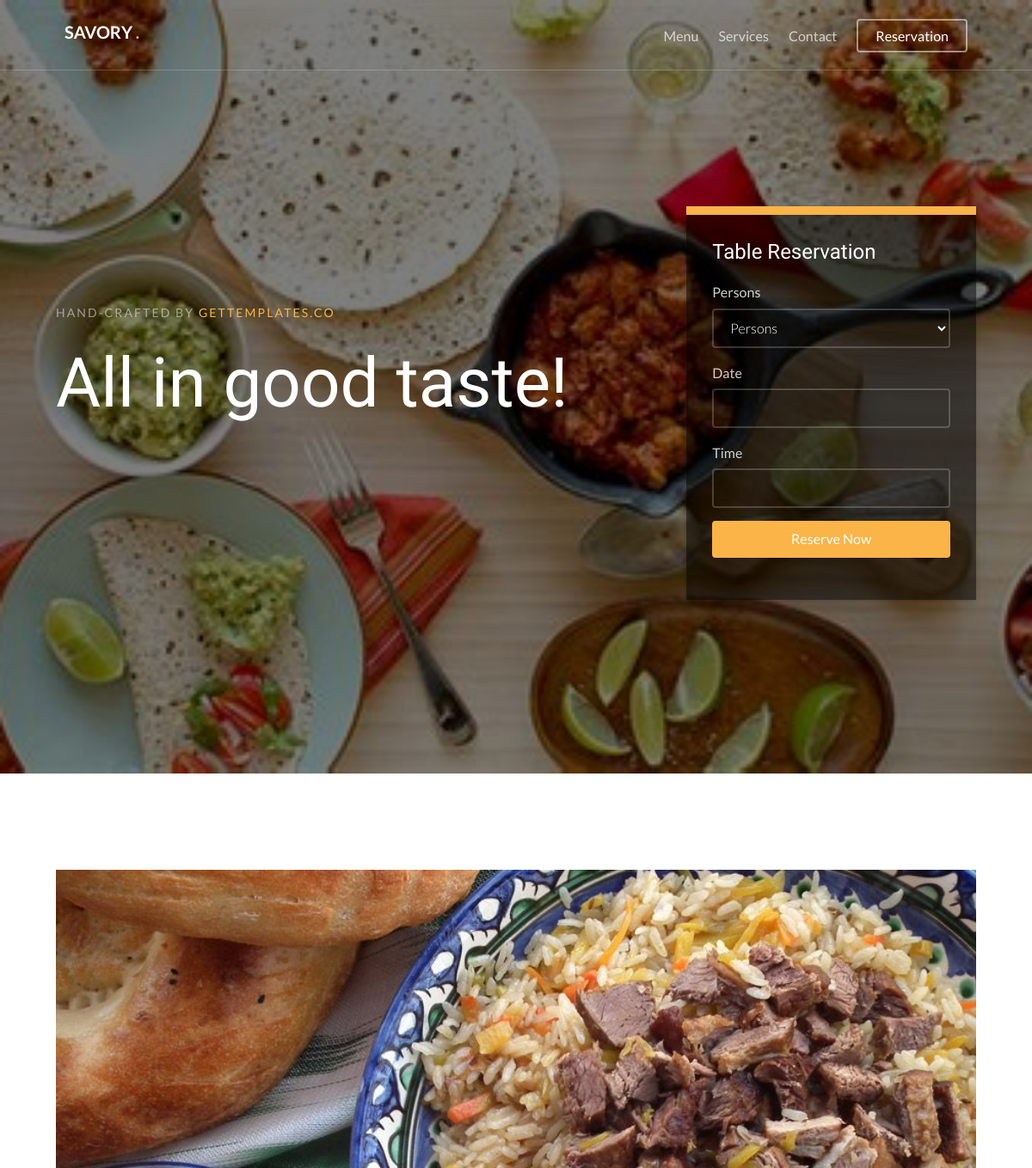
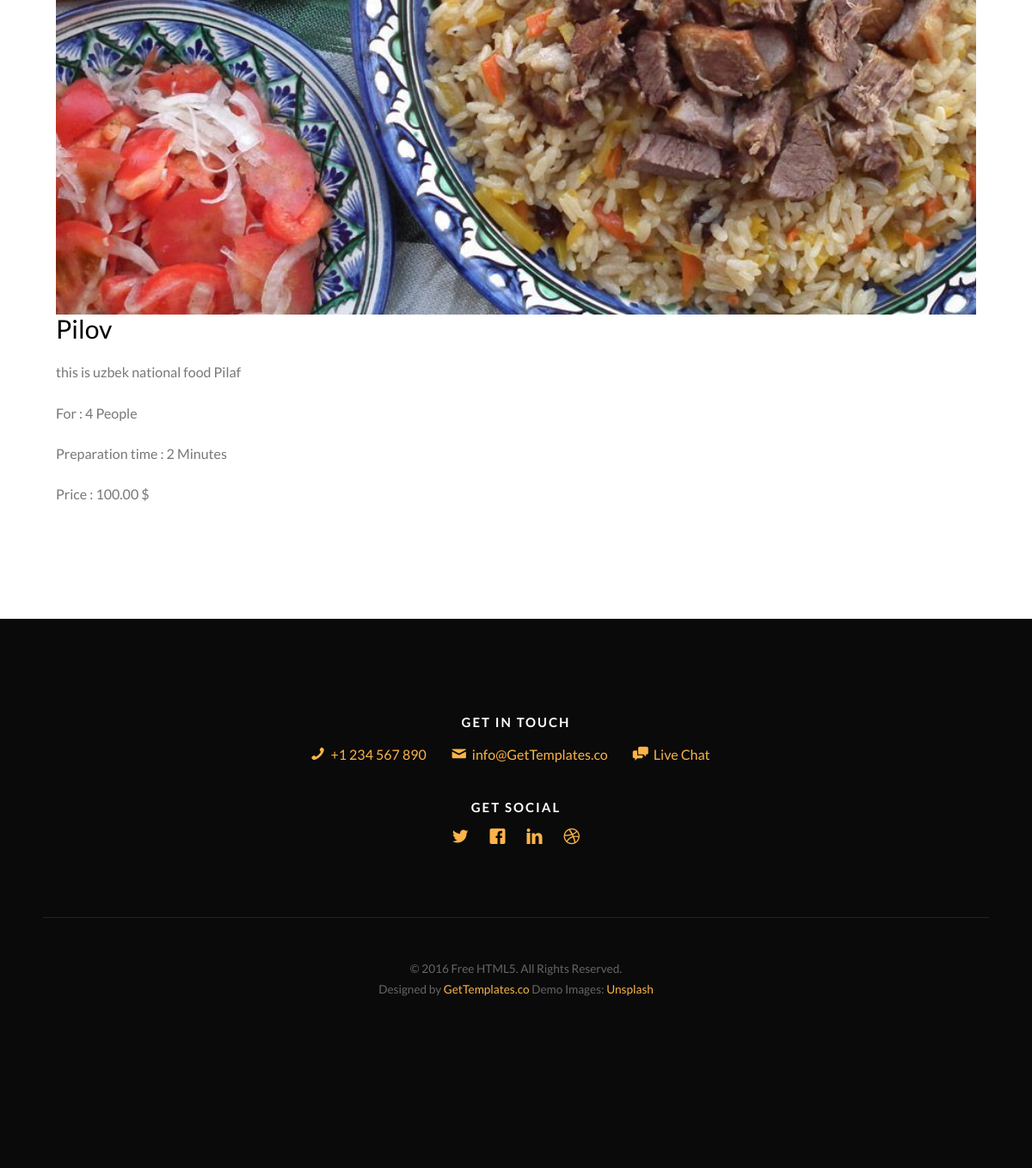
Screenshot of /meals/pilov with the database file from the repository (2 pictures, top to bottom).
### meals/models.py (models this page shows, shortened)
class Meals(models.Model):
    name = models.CharField(max_length=50)
    description = models.TextField(max_length=500)
    category = models.ForeignKey('Category', on_delete=models.SET_NULL, null=True)
    people = models.IntegerField()
    price = models.DecimalField(max_digits=5, decimal_places=2)
    preparation_time = models.IntegerField()
    image = models.ImageField(upload_to='meals/')
    slug = models.SlugField(blank=True, null=True)
    class Meta:
        verbose_name = 'meal'
        verbose_name_plural = 'meals'
    def __str__(self):
        return self.name

### meals/views.py (the view)
# urls.py: path('<slug:slug>', views.meal_detail, name='meal_detail')
def meal_detail(request, slug):
    meal_detail = Meals.objects.get(slug=slug)
    context = {'meal_detail' : meal_detail}
    return render(request, 'Meals/detail.html', context)

### meals/templates/Meals/detail.html
{% extends 'base.html' %}
{% load static %}
{% block body %}
	<div class="gtco-section">
		<div class="gtco-container">
            <img class = "meal_img" src="{{meal_detail.image.url}}" alt="">
            <h2>{{meal_detail}}</h2>
            <p>{{meal_detail.description}}</p>
            <p>For :  {{meal_detail.people}} People</p>
            <p>Preparation time : {{meal_detail.preparation_time}} Minutes</p>
            <p>Price : {{meal_detail.price}} $ </p>
		</div>
	</div>
	{% endblock body %}

### static/site_static/css/style.css (style rules this page uses)
body { font-family: "Lato", Arial, sans-serif; font-weight: 400; font-size: 16px; line-height: 1.7; color: #777; background: #fff; }
p { margin-bottom: 20px; }
h1, h2, h3, h4, h5, h6, figure { color: #000; font-family: "Lato", Arial, sans-serif; font-weight: 400; margin: 0 0 20px 0; }
.gtco-container { max-width: 1100px; position: relative; margin: 0 auto; padding-left: 15px; padding-right: 15px; }
#gtco-features, #gtco-features-2, #gtco-products, #gtco-services, #gtco-subscribe, #gtco-footer, .gtco-section { padding: 7em 0; clear: both; position: relative; }
.meal_img { width: 100% !important; }

### rows the page displays
Meals: image (picture), name "Pilov", description "this is uzbek national food Pilaf", people "4", preparation_time "2", price "100.00"
